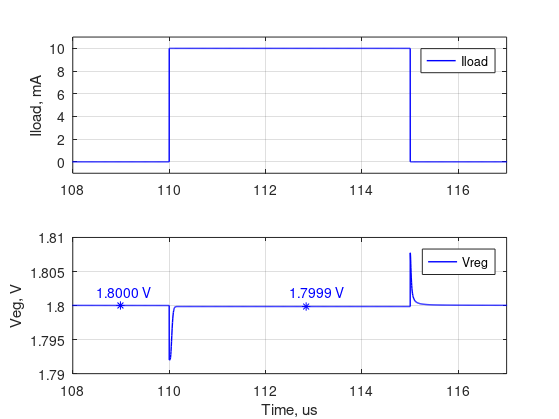

Reproduce this figure in MATLAB. (Note: this script raises an error after producing the figure.)
%% load line reg tran data for sch
clear all;
load('ldo_loadr_tran_sch.mat');
% data includes 50u to 95u period 25u in between

%% plotting

plotwidth = 1;
time = time_sch*10^6;
Iload_sch = Iload_lr_sch*1000;

f1 = figure(1);
subplot(2,1,1);
p1 = plot(time, Iload_sch, 'b');
set(p1, 'linewidth', plotwidth);
grid on;
xlim([108, 117]); %
ylim([-1, 11]);
ylabel('Iload, mA');
legend('Iload');

subplot(2,1,2);
p1 = plot(time, vreg_lr_sch, 'b'); hold on;
set(p1, 'linewidth', plotwidth);
grid on;

txt1 = sprintf('%.4f V', vreg_lr_sch(200));
txt2 = sprintf('%.4f V', vreg_lr_sch(700));

%line regulation
loadr = (mean(vreg_lr_sch(1:250)) - mean(vreg_lr_sch(450:750)))/10*1000000; % uV/mA

plot(time(200), vreg_lr_sch(200), '*b');
plot(time(600), vreg_lr_sch(600), '*b');
text(108.5, 1.802, txt1, 'color', 'b');
text(112.5, 1.802, txt2, 'color', 'b');
legend('Vreg','location', 'best');

legend('Vreg', 'location', 'best');

xlabel('Time, us'); ylabel('Veg, V');
xlim([108, 117]); 
% ylim([0, 2]);
%% save image
set(f1,'Units','Inches');
pos = get(f1,'Position');
set(f1,'PaperPositionMode','Auto','PaperUnits','Inches','PaperSize',[pos(3), pos(4)]);
print(f1, 'ldo_loadr.pdf', '-dpdf');
movefile('ldo_loadr.pdf','../img/ldo_loadr.pdf');
